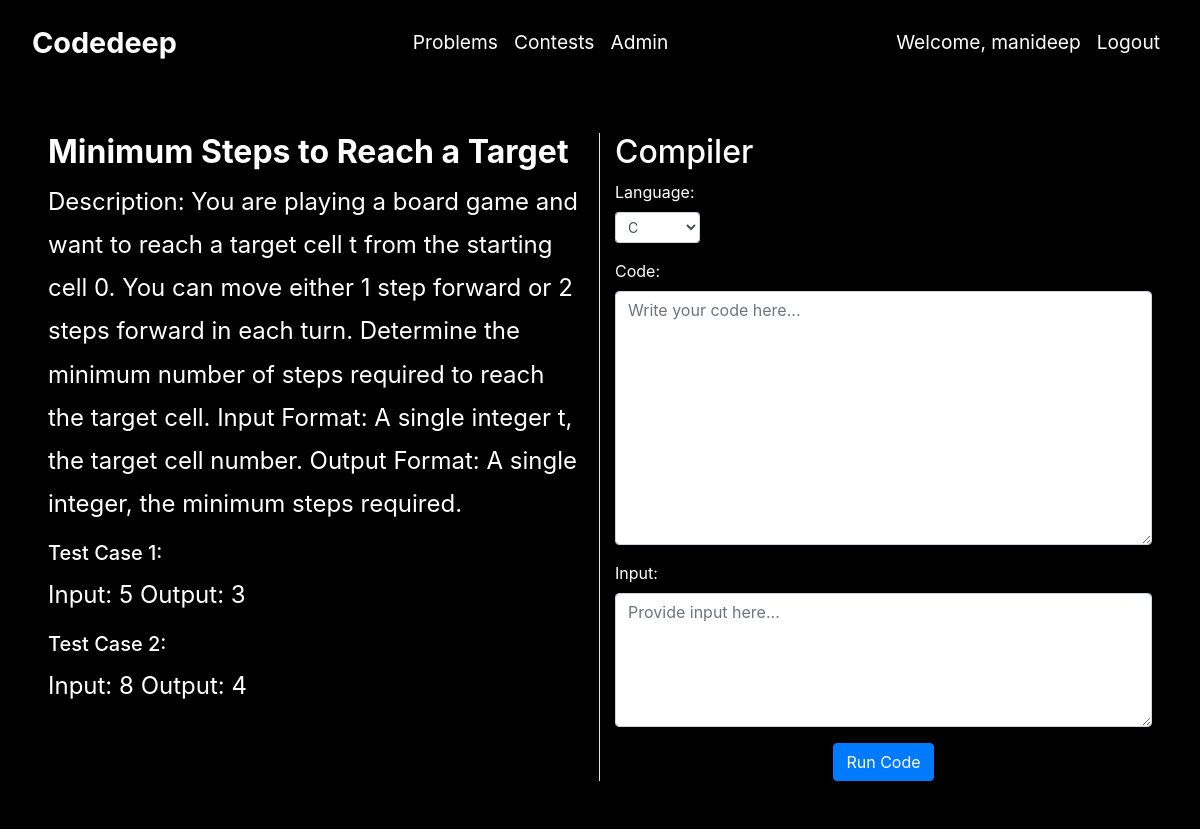
/problems/4/ (signed in), run on the app's committed database.
### problems/models.py (models this page shows, shortened)
class problem(models.Model):
    name = models.CharField(max_length=50)
    description = models.TextField()
    testcase1 = models.TextField()
    testcase2 = models.TextField()

### problems/views.py (the view)
# urls.py: path('problems/<int:id>/',problem_detail),
@login_required
def problem_detail(request,id):
    req_problem = problem.objects.get(id=id)
    if request.method == "POST":
        language = request.POST.get('language')
        code = request.POST.get('code')
        inputData = request.POST.get('input')
        outputData = runCode(language,code,inputData)
        context = {
                    "language": language,
                    "code" : code,
                    "inputData" : inputData,
                    "outputData" : outputData,
                    "req_problem" : req_problem,
                    }
        return render(request,"problem_result.html",context)
    else:
        context = {
            "req_problem" : req_problem,
            }
        return render(request,"problem_detail.html",context)

### problems/templates/problem_detail.html (shortened to what this page needs)
{% extends 'base.html' %}
{% block content %}
<div class="container-fluid p-5">
    <div class="row">
        <div class="col-md-6 border-right text-left">
            <h2 style="font-weight: bold;">{{ req_problem.name }}</h2>
            <p>{{ req_problem.description }}</p>
            <h5>Test Case 1:</h5>
            <p>{{ req_problem.testcase1 }}</p>
            <h5>Test Case 2:</h5>
            <p>{{ req_problem.testcase2 }}</p>
        </div>
        <div class="col-md-6 text-left">
            <h2>Compiler</h2>
            <form method="POST">
                <div class="form-group">
                    <label for="language">Language:</label>
                    <select class="form-control form-control-sm" id="language" name="language">
                        <option value="c">C</option>
                    </select>
                </div>
                <div class="form-group">
                    <label for="code">Code:</label>
                    <textarea class="form-control" rows="10" name="code" id="code" placeholder="Write your code here..."></textarea>
                </div>
                <div class="form-group">
                    <label for="input">Input:</label>
                    <textarea class="form-control" rows="5" id="input" name="input" placeholder="Provide input here..."></textarea>
                </div>
                <div class="text-center">
                    <button type="submit" class="btn btn-primary">Run Code</button>
                </div>
            </form>
        </div>
    </div>
</div>
{% endblock %}

### problems/templates/base.html (shortened to what this page needs)
{% load static %}
<!DOCTYPE html>
<html lang="en">
<head>
    <link rel="stylesheet" href="https://cdn.jsdelivr.net/npm/bootstrap@4.6.2/dist/css/bootstrap.min.css">
</head>
<body>
    <div class="overlay"></div>
    <nav class="navbar navbar-expand-sm navbar-dark">
        <a class="navbar-brand" href="/">Codedeep</a>
        <ul class="navbar-nav center">
            <li class="nav-item">
                <a class="nav-link" href="/problems">Problems</a>
            </li>
            <li class="nav-item">
                <a class="nav-link" href="/contests">Contests</a>
            </li>
            <li class="nav-item">
                <a class="nav-link" href="/admin">Admin</a>
            </li>
        </ul>
        <ul class="navbar-nav ml-auto">
            {% if user.is_authenticated %}
                <li class="nav-item">
                    <a class="nav-link" href="#">Welcome, {{ user.username }}</a>
                </li>
                <li class="nav-item">
                    <a class="nav-link" href="/auth/logout">Logout</a>
                </li>
            {% endif %}
        </ul>
    </nav>
    <div class="content-container">
        {% block content %}{% endblock %}
    </div>
</body>
</html>

### problems/templates/problem_detail.html (style rules this page uses)
body { background: none; background-color: #000; color: rgb(230, 230, 230); }
.form-group label { text-align: left; display: block; }
.form-control-sm { width: auto; }

### data on the page
problem: name "Minimum Steps to Reach a Target", description "Description: You are playing a board game and want to reach a target cell t from the starting cell 0. You can move either 1 step forward or 2 steps forward in each turn. Determine the minimum number of steps required to reach the target cell. Input Format: A single integer t, the target cell number. Output Format: A single integer, the minimum steps required.", testcase1 "Input: 5 Output: 3", testcase2 "Input: 8 Output: 4"

### other printed values
{{ user.username }} "manideep"
